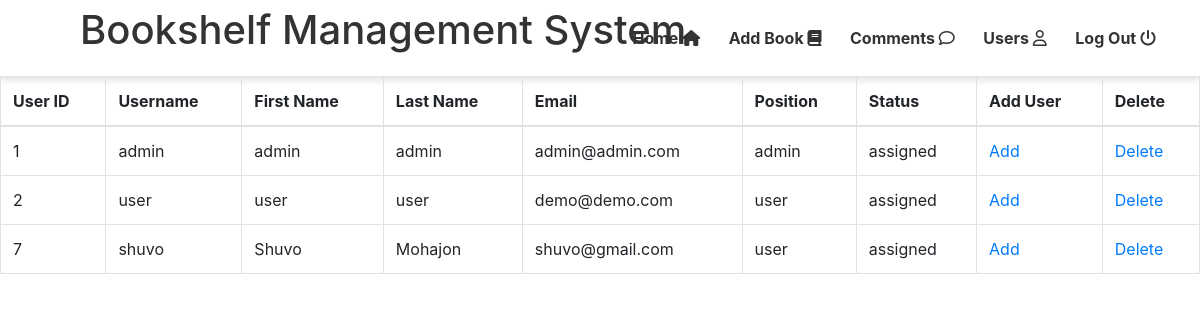
The page /users.php on the database its author committed.
### tables this page shows
CREATE TABLE `users` (
  `user_id` int(10) NOT NULL,
  `user_name` varchar(50) NOT NULL,
  `firstname` varchar(50) NOT NULL,
  `lastname` varchar(50) NOT NULL,
  `email` varchar(50) NOT NULL,
  `position` varchar(50) NOT NULL,
  `password` varchar(50) NOT NULL,
  `status` varchar(50) NOT NULL
);

### users.php (the view, shortened to what this page needs)
<!DOCTYPE html>
<html lang="en">
<head>
    <link rel="stylesheet" href="css/style.css">
    <link rel="stylesheet" href="https://maxcdn.bootstrapcdn.com/bootstrap/4.5.2/css/bootstrap.min.css">
</head>
<body>
  <header id="header">
   <h1><a class="logo" href="admin_home.php">Bookshelf Management System</a></h1>
   <nav id="nav">
    <ul>
        <li><a href="admin_home.php">Home <i class="fas fa-home"></i></a> </li>
        <li><a href="add_book.php">Add Book <i class="fas fa-book"></i></a></li>
        <li><a href="comment.php">Comments <i class="far fa-comment"></i></a> </li>
        <li><a href="users.php">Users <i class="far fa-user"></i></a> </li>
        <li><a href="logout.php">Log Out <i class="fas fa-power-off"></i></a></li>
     </ul>
    </nav>
</header>
<form action="" method="post">
    <table class="table table-bordered">
    <thead>
    <tr>
        <th>User ID</th>
        <th>Username</th>
        <th>First Name</th>
        <th>Last Name</th>
        <th>Email</th>
        <th>Position</th>
        <th>Status</th>
        <th>Add User</th>
        <th>Delete</th>
    </tr>
    </thead>
    <tbody>
<?php
    $conn= mysqli_connect('localhost', 'root', '', 'bookshelf');
    $sql= "SELECT * FROM users";
    $select_users= mysqli_query($conn,$sql);
    while($row=mysqli_fetch_assoc($select_users)){
        $user_id=$row['user_id'];
        $fname=$row['firstname'];
        $lname=$row['lastname'];
        $position=$row['position'];
        $username=$row['user_name'];
        $email=$row['email'];
        $status=$row['status'];
        echo "<tr>";
        echo "<td>$user_id</td>";
        echo "<td>$username</td>";
        echo "<td>$fname</td>";
        echo "<td>$lname</td>";
        echo "<td>$email</td>";
        echo "<td>$position</td>";
        echo "<td>$status</td>";
        echo "<td><a href='users.php?add={$user_id}'>Add</a> </td>";
        echo "<td><a href='users.php?delete={$user_id}'>Delete</a> </td>";
        echo "</tr>";
    }
 ?>
    </tbody>
    </table>
</form>
</body>
</html>

### css/style.css (style rules this page uses)
* { box-sizing: border-box; margin:0; padding: 0; }
body { font-family: 'Raleway', sans-serif; }
a { text-decoration: none !important; }
#header { background-color: #fff; color: #222; cursor: default; height: 4.75em; box-shadow: 0 4px 8px 0 rgba(0, 0, 0, 0.12); width: 100%; z-index: 10000; }
#header h1 { line-height: 4.75em; line-height: inherit; margin-left: 80px; padding: 0; }
#header h1 a { font-size: 40px; color: #333; }
#header nav { position: absolute; right: 2.75em; top: 0; vertical-align: middle; }
#header nav > ul { list-style: none; margin: 0; padding-left: 0; }
#header nav > ul > li { line-height: 4.75em; border-radius: 4px; display: inline-block; margin-left: 1.5em; padding-left: 0; }
#header nav > ul > li a { transition: color 0.3s ease-in-out; color: #333; display: inline-block; text-decoration: none; font-weight: bold; }

### rows shown on the page
users: user_id "1", user_name "admin", firstname "admin", lastname "admin", email "admin@admin.com", position "admin", status "assigned"
users: user_id "2", user_name "user", firstname "user", lastname "user", email "demo@demo.com", position "user", status "assigned"
users: user_id "7", user_name "shuvo", firstname "Shuvo", lastname "Mohajon", email "shuvo@gmail.com", position "user", status "assigned"
